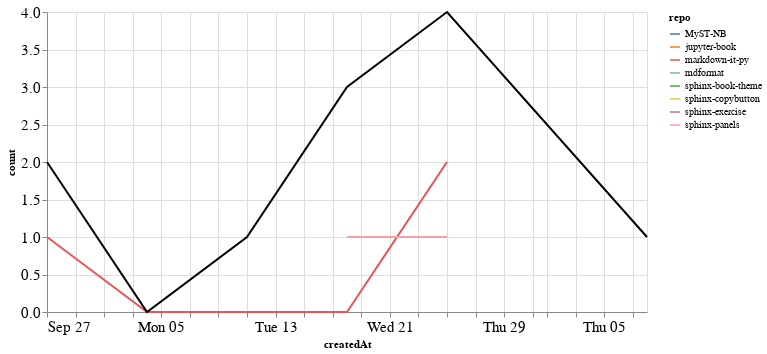

Source (notebook cell):
### Markdown cell above
### PRs

### Code cell
prs_time = prs.groupby('repo').resample('W', on='createdAt').count()['author'].reset_index()
prs_time = prs_time.rename(columns={'author': 'count'})
prs_time_total = prs_time.groupby('createdAt').agg({"count": "sum"}).reset_index()

ch1 = alt.Chart(prs_time, width=600).mark_line().encode(
    x='createdAt',
    y='count',
    color='repo',
    tooltip="repo"
)

ch2 = alt.Chart(prs_time_total, width=600).mark_line(color="black").encode(
    x='createdAt',
    y='count',
)

ch1 + ch2

### Figure 1 — Vega-Lite specification as saved in the notebook (floating-point values rounded to 4 significant figures)
{"config": {"axisLeft": {"labelFontSize": 15}, "axisBottom": {"labelFontSize": 15}}, "layer": [{"data": {"name": "data-3c54b3a68c054eeccc0ebf95c81c087e"}, "mark": "line", "encoding": {"color": {"type": "nominal", "field": "repo"}, "tooltip": {"type": "nominal", "field": "repo"}, "x": {"type": "temporal", "field": "createdAt"}, "y": {"type": "quantitative", "field": "count"}}, "width": 600}, {"data": {"name": "data-f7323aba93af87059190668b6d092be6"}, "mark": {"type": "line", "color": "black"}, "encoding": {"x": {"type": "temporal", "field": "createdAt"}, "y": {"type": "quantitative", "field": "count"}}, "width": 600}], "$schema": "https://vega.github.io/schema/vega-lite/v4.8.1.json", "datasets": {"data-3c54b3a68c054eeccc0ebf95c81c087e": [{"repo": "MyST-NB", "createdAt": "2020-10-18T00:00:00", "count": 1}, {"repo": "jupyter-book", "createdAt": "2020-10-18T00:00:00", "count": 1}, {"repo": "markdown-it-py", "createdAt": "2020-09-27T00:00:00", "count": 1}, {"repo": "markdown-it-py", "createdAt": "2020-10-04T00:00:00", "count": 0}, {"repo": "markdown-it-py", "createdAt": "2020-10-11T00:00:00", "count": 0}, {"repo": "markdown-it-py", "createdAt": "2020-10-18T00:00:00", "count": 0}, {"repo": "markdown-it-py", "createdAt": "2020-10-25T00:00:00", "count": 2}, {"repo": "mdformat", "createdAt": "2020-09-27T00:00:00", "count": 1}, {"repo": "sphinx-book-theme", "createdAt": "2020-10-25T00:00:00", "count": 1}, {"repo": "sphinx-copybutton", "createdAt": "2020-11-08T00:00:00", "count": 1}, {"repo": "sphinx-exercise", "createdAt": "2020-10-11T00:00:00", "count": 1}, {"repo": "sphinx-panels", "createdAt": "2020-10-18T00:00:00", "count": 1}, {"repo": "sphinx-panels", "createdAt": "2020-10-25T00:00:00", "count": 1}], "data-f7323aba93af87059190668b6d092be6": [{"createdAt": "2020-09-27T00:00:00", "count": 2}, {"createdAt": "2020-10-04T00:00:00", "count": 0}, {"createdAt": "2020-10-11T00:00:00", "count": 1}, {"createdAt": "2020-10-18T00:00:00", "count": 3}, {"createdAt": "2020-10-25T00:00:00", "count": 4}, {"createdAt": "2020-11-08T00:00:00", "count": 1}]}}
